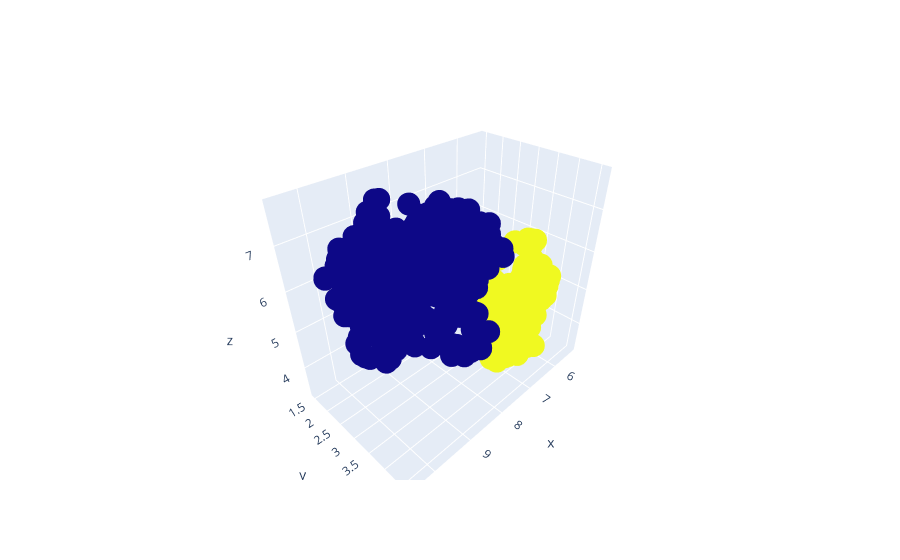

Notebook code cell kept with this figure:
### Code cell
fig = go.Figure()
fig.add_trace(go.Scatter3d(x = um_df2["um_Component1"], y = um_df2["um_Component2"],z = um_df2["um_Component3"],
                         mode = "markers",marker = dict(color = um_df2["um_Cluster"])))

### Figure 1 — Plotly figure (JSON) as saved in the notebook; plotly's stock layout.template omitted (floating-point values rounded to 4 significant figures; data arrays with more than 128 entries replaced by an {"elided": "..."} marker saying what was removed)
{"data": [{"marker": {"color": {"elided": "617 int values"}}, "mode": "markers", "type": "scatter3d", "x": {"elided": "617 float values"}, "y": {"elided": "617 float values"}, "z": {"elided": "617 float values"}}], "layout": {}}
